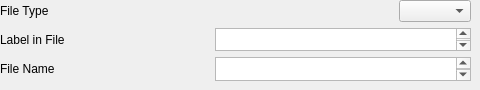
      <widget class="QWidget" name="orbCentTypeTabFile">
       <attribute name="title">
        <string>File</string>
       </attribute>
       <widget class="QWidget" name="verticalLayoutWidget_8">
        <property name="geometry">
         <rect>
          <x>0</x>
          <y>0</y>
          <width>471</width>
          <height>81</height>
         </rect>
        </property>
        <layout class="QVBoxLayout" name="verticalLayout_8">
         <item>
          <layout class="QHBoxLayout" name="horizontalLayout_26">
           <item>
            <widget class="QLabel" name="label_19">
             <property name="text">
              <string>File Type</string>
             </property>
            </widget>
           </item>
           <item>
            <spacer name="horizontalSpacer_24">
             <property name="orientation">
              <enum>Qt::Horizontal</enum>
             </property>
             <property name="sizeHint" stdset="0">
              <size>
               <width>40</width>
               <height>20</height>
              </size>
             </property>
            </spacer>
           </item>
           <item>
            <widget class="QComboBox" name="orbCentFileType"/>
           </item>
          </layout>
         </item>
         <item>
          <layout class="QHBoxLayout" name="horizontalLayout_27">
           <item>
            <widget class="QLabel" name="label_22">
             <property name="text">
              <string>Label in File</string>
             </property>
            </widget>
           </item>
           <item>
            <spacer name="horizontalSpacer_25">
             <property name="orientation">
              <enum>Qt::Horizontal</enum>
             </property>
             <property name="sizeHint" stdset="0">
              <size>
               <width>40</width>
               <height>20</height>
              </size>
             </property>
            </spacer>
           </item>
           <item>
            <widget class="QPlainTextEdit" name="orbCentFileLabel"/>
           </item>
          </layout>
         </item>
         <item>
          <layout class="QHBoxLayout" name="horizontalLayout_28">
           <item>
            <widget class="QLabel" name="label_20">
             <property name="text">
              <string>File Name</string>
             </property>
            </widget>
           </item>
           <item>
            <spacer name="horizontalSpacer_26">
             <property name="orientation">
              <enum>Qt::Horizontal</enum>
             </property>
             <property name="sizeHint" stdset="0">
              <size>
               <width>40</width>
               <height>20</height>
              </size>
             </property>
            </spacer>
           </item>
           <item>
            <widget class="QPlainTextEdit" name="orbCentFileName"/>
           </item>
          </layout>
         </item>
        </layout>
       </widget>
      </widget>
